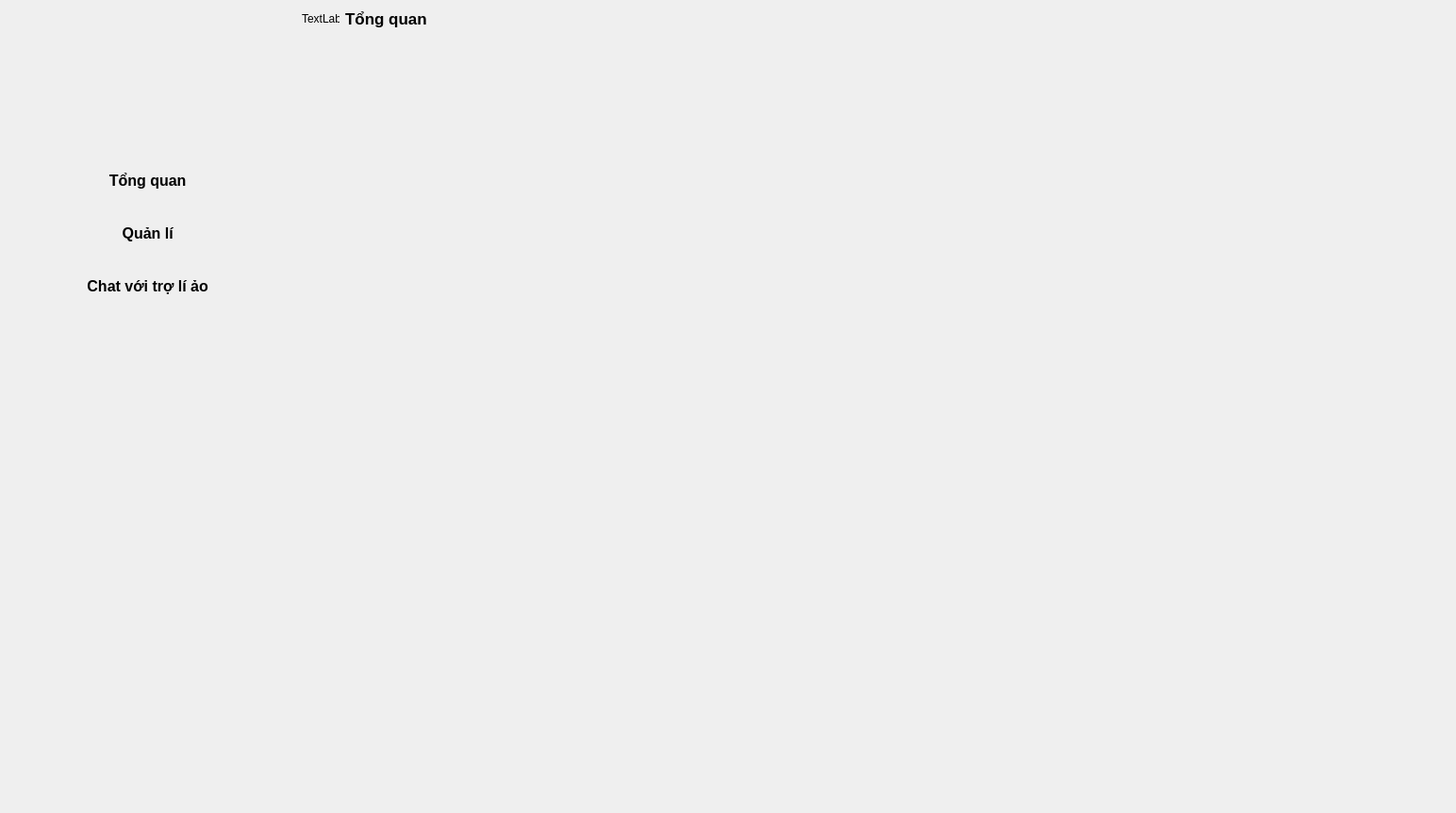
<?xml version="1.0" encoding="UTF-8"?>
<ui version="4.0">
 <class>MainWindow</class>
 <widget class="QMainWindow" name="MainWindow">
  <property name="windowModality">
   <enum>Qt::WindowModality::WindowModal</enum>
  </property>
  <property name="geometry">
   <rect>
    <x>0</x>
    <y>0</y>
    <width>1544</width>
    <height>862</height>
   </rect>
  </property>
  <property name="windowTitle">
   <string>ChiTiêu+</string>
  </property>
  <property name="styleSheet">
   <string notr="true">QMainWindow {
	border-radius: 10px;
}

QScrollBar
{
	background-color: rgb(180, 180, 180);
	border:1px transparent;
	border-radius:3px;
}
QScrollBar::handle
{
	background-color: rgb(122, 122, 122);
	border-radius:3px;
}
QScrollBar::sub-page
{
	background: none;
	width: 0px;
	height: 0px;
}
QScrollBar::add-page
{
	background: none;
	width: 0px;
	height: 0px;
}

QScrollBar::sub-line
{
	background: none;
	width: 0px;
	height: 0px;
}
QScrollBar::add-line
{
	background: none;
	width: 0px;
	height: 0px;
}

QScrollBar:vertical {
	witdh: 6px;
}

QScrollBar:horizontal {
	height: 6px
}</string>
  </property>
  <widget class="QWidget" name="windowWidget">
   <property name="styleSheet">
    <string notr="true">#windowWidget {
	background-color: rgb(240, 240, 240);
	border: 0px;
	border-radius: 10px;
}

#navigationPanel {
	background-color: rgb(29, 29, 29);
	border-radius: 10px;
}

#appLogo {
	margin-bottom: 30px;
	margin-top:30px
}

#navigationPanel &gt; QPushButton {
	background-color: rgb(29, 29, 29);
	color: rgb(240, 240, 240);
	text-align: left;
	padding-left: 20px;
	
}

#navigationPanel &gt; QPushButton[selected=&quot;true&quot;] {
	background-color: rgb(21, 142, 176)
}

#mainLayout {
	border-top-right-radius:10px;
	border-bottom-right-radius:10px
}
#titlePanel {
	background-color: rgb(240, 240, 240);
	border-top-right-radius: 10px
}

#pageNameLb {
	color: rgb(0,0,0);
}

#closeBtn {
	color: rgb(0,0,0);
	background-color: rgb(240, 240, 240);
}

#pageContainer {
	background-color : rgb(240, 240, 240);
	border-bottom-right-radius:10px
}</string>
   </property>
   <layout class="QHBoxLayout" name="horizontalLayout" stretch="1,3">
    <property name="spacing">
     <number>0</number>
    </property>
    <property name="leftMargin">
     <number>0</number>
    </property>
    <property name="topMargin">
     <number>0</number>
    </property>
    <property name="rightMargin">
     <number>0</number>
    </property>
    <property name="bottomMargin">
     <number>0</number>
    </property>
    <item>
     <widget class="QWidget" name="navigationPanel" native="true">
      <property name="minimumSize">
       <size>
        <width>300</width>
        <height>0</height>
       </size>
      </property>
      <property name="maximumSize">
       <size>
        <width>300</width>
        <height>16777215</height>
       </size>
      </property>
      <layout class="QVBoxLayout" name="panelLayout" stretch="0,0,0,0,0">
       <property name="leftMargin">
        <number>10</number>
       </property>
       <property name="topMargin">
        <number>10</number>
       </property>
       <property name="rightMargin">
        <number>10</number>
       </property>
       <item>
        <widget class="QLabel" name="appLogo">
         <property name="minimumSize">
          <size>
           <width>280</width>
           <height>150</height>
          </size>
         </property>
         <property name="maximumSize">
          <size>
           <width>280</width>
           <height>150</height>
          </size>
         </property>
         <property name="text">
          <string/>
         </property>
         <property name="textFormat">
          <enum>Qt::TextFormat::MarkdownText</enum>
         </property>
         <property name="pixmap">
          <pixmap resource="../resources/resources.qrc">:/resources/images/logo.png</pixmap>
         </property>
         <property name="scaledContents">
          <bool>true</bool>
         </property>
        </widget>
       </item>
       <item>
        <widget class="QPushButton" name="overviewBtn">
         <property name="minimumSize">
          <size>
           <width>0</width>
           <height>50</height>
          </size>
         </property>
         <property name="font">
          <font>
           <pointsize>12</pointsize>
           <bold>true</bold>
          </font>
         </property>
         <property name="text">
          <string>   Tổng quan</string>
         </property>
         <property name="icon">
          <iconset resource="../resources/resources.qrc">
           <normaloff>:/resources/images/white_dashboard.png</normaloff>:/resources/images/white_dashboard.png</iconset>
         </property>
         <property name="iconSize">
          <size>
           <width>32</width>
           <height>32</height>
          </size>
         </property>
         <property name="flat">
          <bool>true</bool>
         </property>
         <property name="selected" stdset="0">
          <bool>true</bool>
         </property>
        </widget>
       </item>
       <item>
        <widget class="QPushButton" name="managerBtn">
         <property name="minimumSize">
          <size>
           <width>0</width>
           <height>50</height>
          </size>
         </property>
         <property name="font">
          <font>
           <pointsize>12</pointsize>
           <bold>true</bold>
          </font>
         </property>
         <property name="text">
          <string>   Quản lí</string>
         </property>
         <property name="icon">
          <iconset resource="../resources/resources.qrc">
           <normaloff>:/resources/images/white_wallet.png</normaloff>:/resources/images/white_wallet.png</iconset>
         </property>
         <property name="iconSize">
          <size>
           <width>32</width>
           <height>32</height>
          </size>
         </property>
         <property name="flat">
          <bool>true</bool>
         </property>
         <property name="selected" stdset="0">
          <bool>true</bool>
         </property>
        </widget>
       </item>
       <item>
        <widget class="QPushButton" name="chatBtn">
         <property name="minimumSize">
          <size>
           <width>0</width>
           <height>50</height>
          </size>
         </property>
         <property name="font">
          <font>
           <pointsize>12</pointsize>
           <bold>true</bold>
          </font>
         </property>
         <property name="text">
          <string>   Chat với trợ lí ảo</string>
         </property>
         <property name="icon">
          <iconset resource="../resources/resources.qrc">
           <normaloff>:/resources/images/white_chatbot.png</normaloff>:/resources/images/white_chatbot.png</iconset>
         </property>
         <property name="iconSize">
          <size>
           <width>32</width>
           <height>32</height>
          </size>
         </property>
         <property name="checkable">
          <bool>false</bool>
         </property>
         <property name="flat">
          <bool>true</bool>
         </property>
         <property name="selected" stdset="0">
          <bool>true</bool>
         </property>
        </widget>
       </item>
       <item>
        <spacer name="verticalSpacer">
         <property name="orientation">
          <enum>Qt::Orientation::Vertical</enum>
         </property>
         <property name="sizeHint" stdset="0">
          <size>
           <width>20</width>
           <height>40</height>
          </size>
         </property>
        </spacer>
       </item>
      </layout>
     </widget>
    </item>
    <item>
     <layout class="QVBoxLayout" name="mainLayout">
      <property name="spacing">
       <number>0</number>
      </property>
      <item>
       <widget class="QWidget" name="titlePanel" native="true">
        <property name="minimumSize">
         <size>
          <width>0</width>
          <height>40</height>
         </size>
        </property>
        <property name="maximumSize">
         <size>
          <width>16777215</width>
          <height>40</height>
         </size>
        </property>
        <layout class="QHBoxLayout" name="titlePanelLayout">
         <property name="leftMargin">
          <number>20</number>
         </property>
         <property name="topMargin">
          <number>0</number>
         </property>
         <property name="rightMargin">
          <number>10</number>
         </property>
         <property name="bottomMargin">
          <number>0</number>
         </property>
         <item>
          <widget class="QLabel" name="pageIconLb">
           <property name="minimumSize">
            <size>
             <width>40</width>
             <height>0</height>
            </size>
           </property>
           <property name="maximumSize">
            <size>
             <width>40</width>
             <height>16777215</height>
            </size>
           </property>
           <property name="text">
            <string>TextLabel</string>
           </property>
          </widget>
         </item>
         <item>
          <widget class="QLabel" name="pageNameLb">
           <property name="sizePolicy">
            <sizepolicy hsizetype="Preferred" vsizetype="Preferred">
             <horstretch>0</horstretch>
             <verstretch>0</verstretch>
            </sizepolicy>
           </property>
           <property name="font">
            <font>
             <pointsize>13</pointsize>
             <bold>true</bold>
            </font>
           </property>
           <property name="text">
            <string>Tổng quan</string>
           </property>
          </widget>
         </item>
         <item>
          <widget class="QPushButton" name="closeBtn">
           <property name="sizePolicy">
            <sizepolicy hsizetype="Fixed" vsizetype="Fixed">
             <horstretch>0</horstretch>
             <verstretch>1</verstretch>
            </sizepolicy>
           </property>
           <property name="minimumSize">
            <size>
             <width>40</width>
             <height>40</height>
            </size>
           </property>
           <property name="maximumSize">
            <size>
             <width>40</width>
             <height>40</height>
            </size>
           </property>
           <property name="autoFillBackground">
            <bool>false</bool>
           </property>
           <property name="text">
            <string/>
           </property>
           <property name="icon">
            <iconset resource="../resources/resources.qrc">
             <normaloff>:/resources/images/black_close.png</normaloff>:/resources/images/black_close.png</iconset>
           </property>
           <property name="iconSize">
            <size>
             <width>32</width>
             <height>32</height>
            </size>
           </property>
           <property name="flat">
            <bool>true</bool>
           </property>
          </widget>
         </item>
        </layout>
       </widget>
      </item>
      <item>
       <widget class="QStackedWidget" name="pageContainer">
        <widget class="QWidget" name="pageContainerPage1">
         <layout class="QVBoxLayout" name="pageContainerLayout"/>
        </widget>
       </widget>
      </item>
     </layout>
    </item>
   </layout>
  </widget>
 </widget>
 <resources>
  <include location="../resources/resources.qrc"/>
 </resources>
 <connections/>
</ui>
